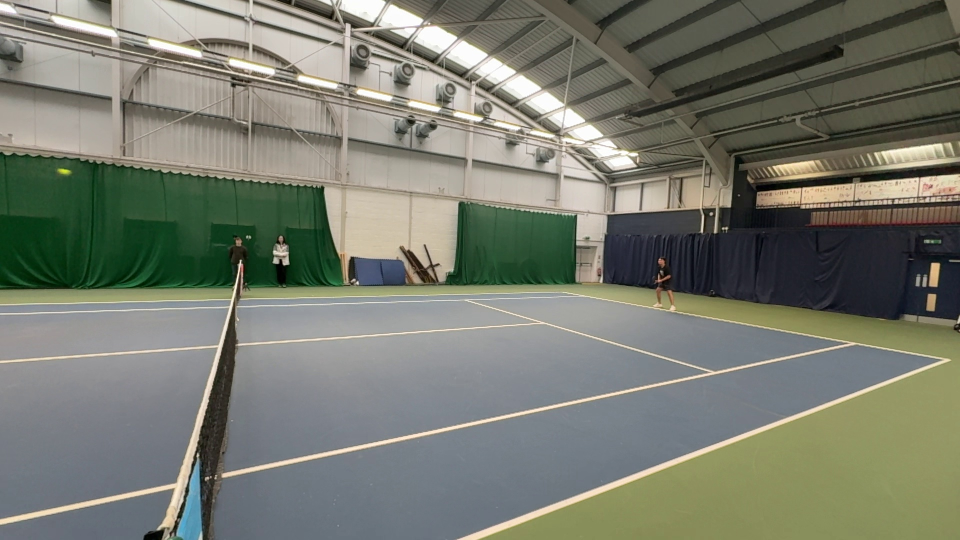
#> input picture test-frames/frame_000000.jpg, 1920 x 1080 px (shown at 1/2 size)
$ python opencv_tracking.py --image test-frames/frame_000000.jpg --video test-frames/frame_000030.jpg
#> lines starting #> are read from the running program, lines starting #| are printed output that depends on the picture; after the words box and inside, x2 and y2 are one past the last pixel; in counts of white or black regions, pixels touching at a corner belong together
from collections import deque
from imutils.video import VideoStream
import numpy as np
import argparse
import cv2
import imutils
import time

def callback(value):
    pass

def setup_trackbars():
    cv2.namedWindow("Tennis Ball Detector", 0)

    # Create trackbars for HSV ranges
    # Starting values for yellow tennis ball detection
    cv2.createTrackbar("H_MIN", "Tennis Ball Detector", 20, 179, callback)  # Hue range is 0-179 in OpenCV
    cv2.createTrackbar("H_MAX", "Tennis Ball Detector", 40, 179, callback)
    cv2.createTrackbar("S_MIN", "Tennis Ball Detector", 100, 255, callback)
    cv2.createTrackbar("S_MAX", "Tennis Ball Detector", 255, 255, callback)
    cv2.createTrackbar("V_MIN", "Tennis Ball Detector", 100, 255, callback)
    cv2.createTrackbar("V_MAX", "Tennis Ball Detector", 255, 255, callback)

def get_trackbar_values():
    h_min = cv2.getTrackbarPos("H_MIN", "Tennis Ball Detector")
    h_max = cv2.getTrackbarPos("H_MAX", "Tennis Ball Detector")
    s_min = cv2.getTrackbarPos("S_MIN", "Tennis Ball Detector")
    s_max = cv2.getTrackbarPos("S_MAX", "Tennis Ball Detector")
    v_min = cv2.getTrackbarPos("V_MIN", "Tennis Ball Detector")
    v_max = cv2.getTrackbarPos("V_MAX", "Tennis Ball Detector")
    return h_min, s_min, v_min, h_max, s_max, v_max

def get_hsv_range(args):
    # Parse command line arguments

    # Set up video capture or load image
    if args['webcam']:
        cap = cv2.VideoCapture(0)
    elif args['image']:
        image = cv2.imread(args['image'])
#> image is the input picture: shape (1080, 1920, 3); mean B, G, R 110.5, 122.4, 119.2
    else:
        print("Please specify either --image or --webcam")
        return

    setup_trackbars()

    while True:
        if args['webcam']:
            ret, frame = cap.read()
            if not ret:
                break
        else:
            frame = image.copy()

        # Convert to HSV
        hsv = cv2.cvtColor(frame, cv2.COLOR_BGR2HSV)
#> hsv: shape (1080, 1920, 3); mean H, S, V 56.4, 52, 127.3

        # Get current trackbar values
        h_min, s_min, v_min, h_max, s_max, v_max = get_trackbar_values()

        # Create mask
        lower = (h_min, s_min, v_min)
        upper = (h_max, s_max, v_max)
        mask = cv2.inRange(hsv, lower, upper)
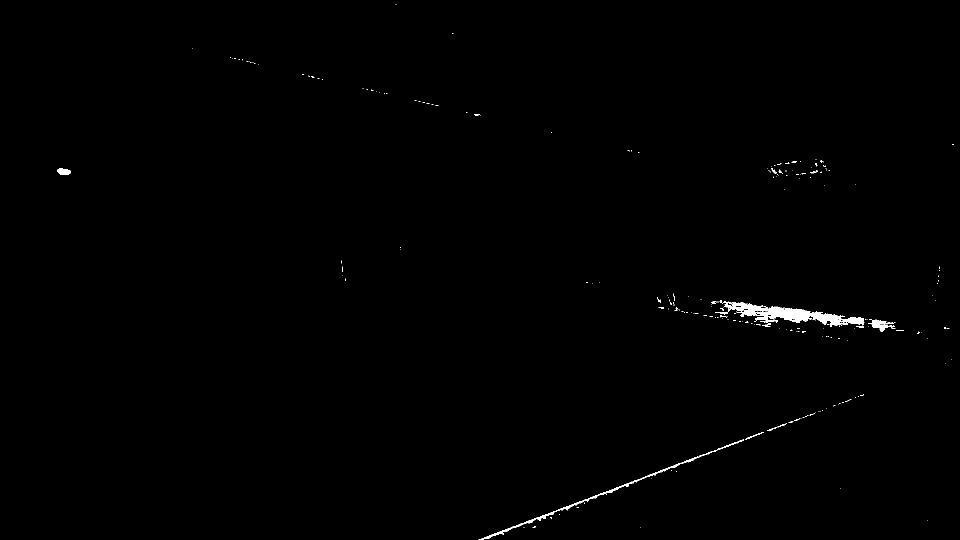
#> mask: shape (1080, 1920) (shown at 1/2 size); 0.44% white; 240 white regions (215 under 20 px)

        # Apply mask to original image
        result = cv2.bitwise_and(frame, frame, mask=mask)

        # Find contours
        contours, _ = cv2.findContours(mask, cv2.RETR_EXTERNAL, cv2.CHAIN_APPROX_SIMPLE)
#> contours = 240 contours, 232 with area under 20; largest, box (x1, y1, x2, y2) and area: (1446, 602, 1729, 654) 4722, (957, 913, 1399, 1080) 1190, (1743, 639, 1791, 664) 490, (114, 337, 142, 349) 233, (1398, 879, 1488, 914) 113, (1430, 624, 1456, 630) 54, (1542, 336, 1554, 348) 24, (1712, 652, 1728, 656) 22

        # Draw largest contour (assumed to be the tennis ball)
        if contours:
            largest_contour = max(contours, key=cv2.contourArea)
#> largest_contour = contour of 635 points, box (x1, y1, x2, y2) (1446, 602, 1729, 654), area 4722

            if len(contours) == 1 or cv2.contourArea(largest_contour) > 3:
                # print(f"Largest contour area: {cv2.contourArea(largest_contour)}")
                (x, y), radius = cv2.minEnclosingCircle(largest_contour)
#> x = 1587; y = 624.5; radius = 142.5
                cv2.circle(frame, (int(x), int(y)), int(radius), (0, 255, 0), 2)
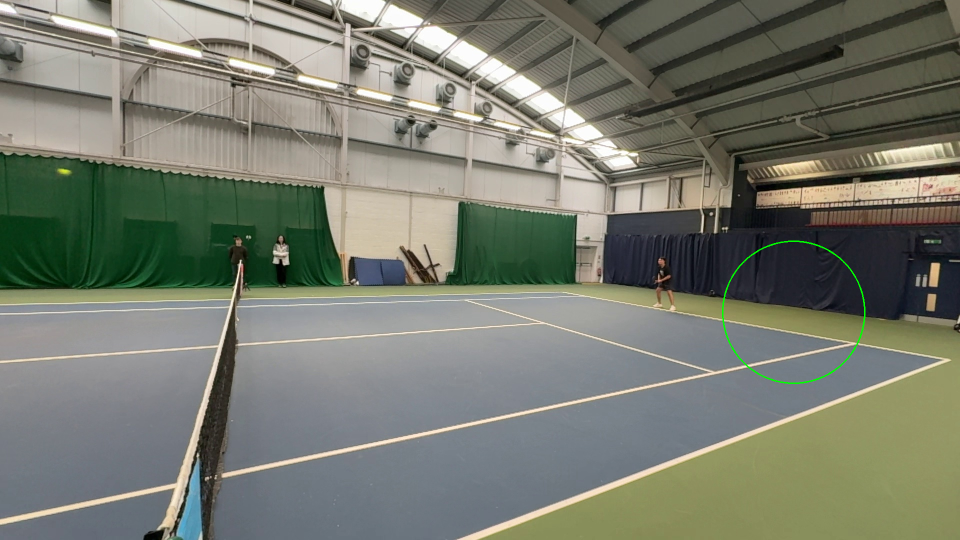
#> frame: shape (1080, 1920, 3) (shown at 1/2 size); 0.13% of pixels changed, all inside (x1, y1, x2, y2) = (1444, 481, 1731, 768)


        # Show results
        cv2.imshow("Original", frame)
        cv2.imshow("Mask", mask)
        cv2.imshow("Result", result)

        # Print current values when 'p' is pressed
        key = cv2.waitKey(1) & 0xFF
#> (key q is pressed here)
        if key == ord('p'):
            print(f"HSV Range: ({h_min}, {s_min}, {v_min}) - ({h_max}, {s_max}, {v_max})")
        elif key == ord('q'):
            break

    if args['webcam']:
        cap.release()
    cv2.destroyAllWindows()

def main():
    ap = argparse.ArgumentParser()
    ap.add_argument('-i', '--image', required=False, help='Path to the image')
    ap.add_argument('-w', '--webcam', action='store_true', help='Use webcam')
    ap.add_argument("-v", "--video", help="path to the (optional) video file")
    ap.add_argument("-b", "--buffer", type=int, default=64, help="max buffer size")
    args = vars(ap.parse_args())

    if args['image']:
        get_hsv_range(args)
        return None
    # get_hsv_range(args)

    # define the lower and upper boundaries of the "green"
    # ball in the HSV color space, then initialize the
    # list of tracked points
    yellowLower = (19,31,153)
    yellowUpper = (45,255,255)
    pts = deque(maxlen=args["buffer"])
    # if a video path was not supplied, grab the reference
    # to the webcam
    if not args.get("video", False):
        vs = VideoStream(src=0).start()
    # otherwise, grab a reference to the video file
    else:
        print("[INFO] opening video file...")
        vs = cv2.VideoCapture(args["video"])
    # allow the camera or video file to warm up
    time.sleep(2.0)

    while True:
	# grab the current frame
        print("Grabbing frame")
        frame = vs.read()
        # handle the frame from VideoCapture or VideoStream
        frame = frame[1] if args.get("video", False) else frame
        # if we are viewing a video and we did not grab a frame,
        # then we have reached the end of the video
        if frame is None:
            break
        # resize the frame, blur it, and convert it to the HSV
        # color space
        print("Resizing frame")
        frame = imutils.resize(frame, width=600)
        blurred = cv2.GaussianBlur(frame, (11, 11), 0)
        hsv = cv2.cvtColor(blurred, cv2.COLOR_BGR2HSV)
        # construct a mask for the color "green", then perform
        # a series of dilations and erosions to remove any small
        # blobs left in the mask
        mask = cv2.inRange(hsv, yellowLower, yellowUpper)
        mask = cv2.erode(mask, None, iterations=2)
        mask = cv2.dilate(mask, None, iterations=2)

        # find contours in the mask and initialize the current
        # (x, y) center of the ball
        cnts = cv2.findContours(mask.copy(), cv2.RETR_EXTERNAL,
            cv2.CHAIN_APPROX_SIMPLE)
        cnts = imutils.grab_contours(cnts)
        center = None
        # only proceed if at least one contour was found
        if len(cnts) > 0:
            # find the largest contour in the mask, then use
            # it to compute the minimum enclosing circle and
            # centroid
            c = max(cnts, key=cv2.contourArea)
            ((x, y), radius) = cv2.minEnclosingCircle(c)
            M = cv2.moments(c)
            center = (int(M["m10"] / M["m00"]), int(M["m01"] / M["m00"]))
            # only proceed if the radius meets a minimum size
            # if radius > 0:
                # draw the circle and centroid on the frame,
                # then update the list of tracked points
            cv2.circle(frame, (int(x), int(y)), int(radius),
                (0, 255, 255), 2)
            cv2.circle(frame, center, 5, (0, 0, 255), -1)
        # update the points queue
        pts.appendleft(center)
	# loop over the set of tracked points
        for i in range(1, len(pts)):
            # if either of the tracked points are None, ignore
            # them
            if pts[i - 1] is None or pts[i] is None:
                continue
            # otherwise, compute the thickness of the line and
            # draw the connecting lines
            thickness = int(np.sqrt(args["buffer"] / float(i + 1)) * 2.5)
            cv2.line(frame, pts[i - 1], pts[i], (0, 0, 255), thickness)
        # show the frame to our screen
        print("Showing frame")
        cv2.imshow("Mask", mask)
        cv2.imshow("Frame", frame)
        key = cv2.waitKey(1) & 0xFF
        # if the 'q' key is pressed, stop the loop
        if key == ord("q"):
            break
    # if we are not using a video file, stop the camera video stream
    if not args.get("video", False):
        vs.stop()
    # otherwise, release the camera
    else:
        vs.release()
    # close all windows
    cv2.destroyAllWindows()

def notmain():
    ap = argparse.ArgumentParser()
    ap.add_argument('-i', '--image', required=False, help='Path to the image')
    ap.add_argument('-w', '--webcam', action='store_true', help='Use webcam')
    ap.add_argument("-v", "--video", help="path to the (optional) video file")
    ap.add_argument("-b", "--buffer", type=int, default=64, help="max buffer size")
    args = vars(ap.parse_args())

    get_hsv_range(args)

if __name__ == '__main__':
    main()
